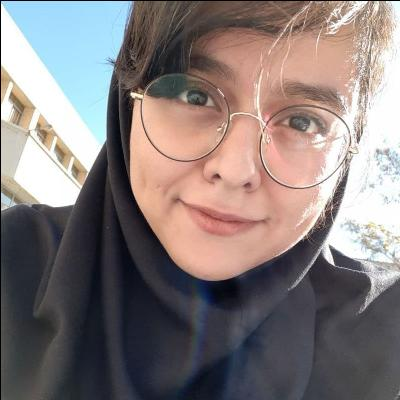
#> input picture HW_3/Histogram/KimiaMahdinejad.jpg, 400 x 400 px
$ python main.py
#> lines starting #> are read from the running program, lines starting #| are printed output that depends on the picture; after the words box and inside, x2 and y2 are one past the last pixel; in counts of white or black regions, pixels touching at a corner belong together
from skimage import io, img_as_ubyte
import numpy as np
from matplotlib import pyplot as plt


def draw_histogram_plot():
    # Calculate Colored Image Histogram
    scales_colored = np.zeros(256)

    for i in range(len(image_colored)):
        for j in range(len(image_colored[0])):
            for k in range(len(image_colored[0][0])):
                scales_colored[image_colored[i][j][k]] += 1

    # Calculate Colored Image Threshold
    max_val_colored = 0
    for i in range(256):
        if scales_colored[i] > scales_colored[max_val_colored]:
            max_val_colored = i

    # Draw Colored Image Histogram
    plot1 = plt.figure(1)
    plot1.suptitle('Colored Image Histogram')
    plt.plot(scales_colored)

    # Calculate Gray Image Histogram
    scales_gray = np.zeros(256)

    for i in range(len(image_gray)):
        for j in range(len(image_gray[0])):
            scales_gray[image_gray[i][j]] += 1

    # Calculate Gray Image Threshold
    max_val_gray = 0
    for i in range(256):
        if scales_gray[i] > scales_gray[max_val_gray]:
            max_val_gray = i

    # Draw Gray Image Histogram
    plot2 = plt.figure(2)
    plot2.suptitle('Gray Image Histogram')
    plt.plot(scales_gray)

    return max_val_colored, max_val_gray


def show_image_with_threshold():
    # Rebuild Colored Image With Threshold
    new_image_colored = image_colored

    for i in range(len(image_colored)):
        for j in range(len(image_colored[0])):
            for k in range(len(image_colored[0][0])):
                if new_image_colored[i][j][k] >= threshold_colored:
                    new_image_colored[i][j][k] = 0

    # Save Colored Image With Threshold
    io.imsave("KimiaMahdinejad_removed_noise_colored.jpg", new_image_colored.astype(np.uint8))

    # Rebuild Gray Image With Threshold
    new_image_gray = image_gray

    for i in range(len(image_gray)):
        for j in range(len(image_gray[0])):
            if new_image_gray[i][j] > threshold_gray:
                new_image_gray[i][j] = 0

    # Save Gray Image With Threshold
    io.imsave("KimiaMahdinejad_removed_noise_gray.jpg", new_image_gray.astype(np.uint8))


# Read Image as Colored and Gray
image_colored = img_as_ubyte(io.imread("KimiaMahdinejad.jpg", as_gray=False))
#> image_colored is the input picture: shape (400, 400, 3); mean R, G, B 133.6, 123.3, 122.4
image_gray = img_as_ubyte(io.imread("KimiaMahdinejad.jpg", as_gray=True))
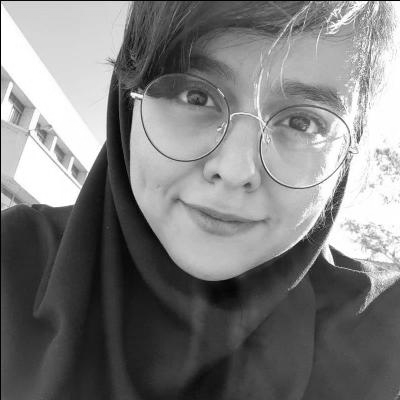
#> image_gray: shape (400, 400); min 0, max 255, mean 125.5

threshold_colored, threshold_gray = draw_histogram_plot()
#> after the loop in draw_histogram_plot, `for i in range(len(image_colored)):`: scales_colored = 256 values, max 23334 at index 255, min 114 at index 3, mean 1875
#> after the loop in draw_histogram_plot, `for i in range(256):`: max_val_colored = 255
#> after the loop in draw_histogram_plot, `for i in range(len(image_gray)):`: scales_gray = 256 values, max 4945 at index 254, min 33 at index 5, mean 625
#> after the loop in draw_histogram_plot, `for i in range(256):`: max_val_gray = 254
#> threshold_colored = 255; threshold_gray = 254

show_image_with_threshold()
#> after the loop in show_image_with_threshold, `for i in range(len(image_colored)):`:
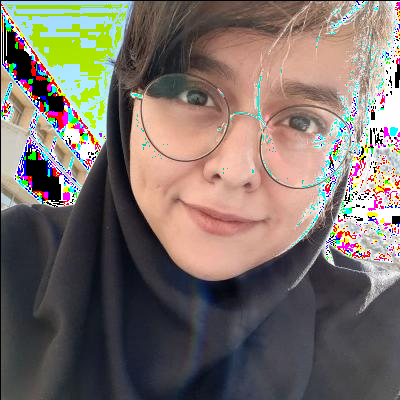
#> new_image_colored: shape (400, 400, 3); 8.72% of pixels changed, all inside (x1, y1, x2, y2) = (1, 1, 400, 275)
#> in show_image_with_threshold, `io.imsave("KimiaMahdinejad_removed_noise_colored.jpg", new_image_color..`:
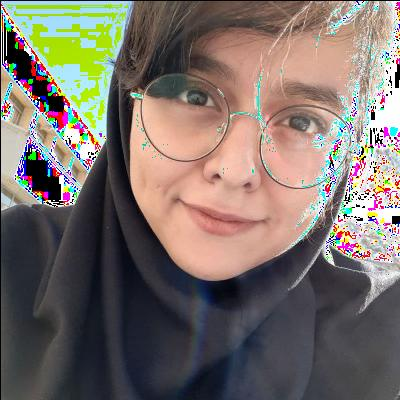
#> saved as KimiaMahdinejad_removed_noise_colored.jpg: shape (400, 400, 3); mean R, G, B 122.9, 112.5, 105.9
#> after the loop in show_image_with_threshold, `for i in range(len(image_gray)):`:
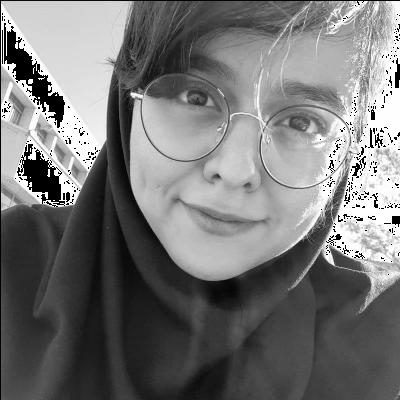
#> new_image_gray: shape (400, 400); 2.99% of pixels changed, all inside (x1, y1, x2, y2) = (2, 1, 400, 275)

plt.show()
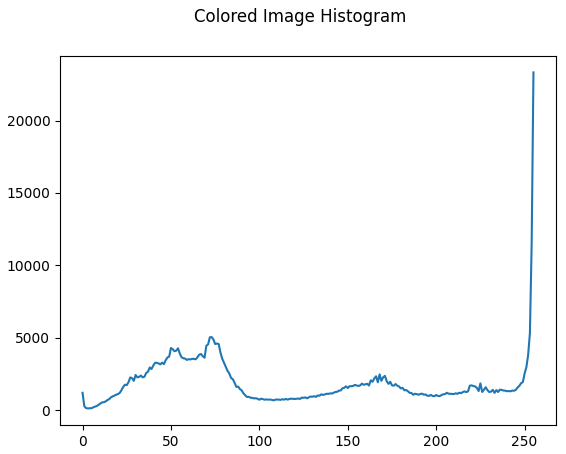
#> figure drawn by matplotlib, 1 panel; curve peaks at x = 255, y = 23334
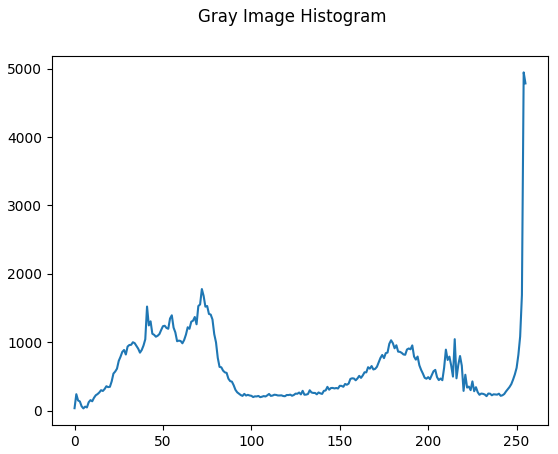
#> figure drawn by matplotlib, 1 panel; curve peaks at x = 254, y = 4945
